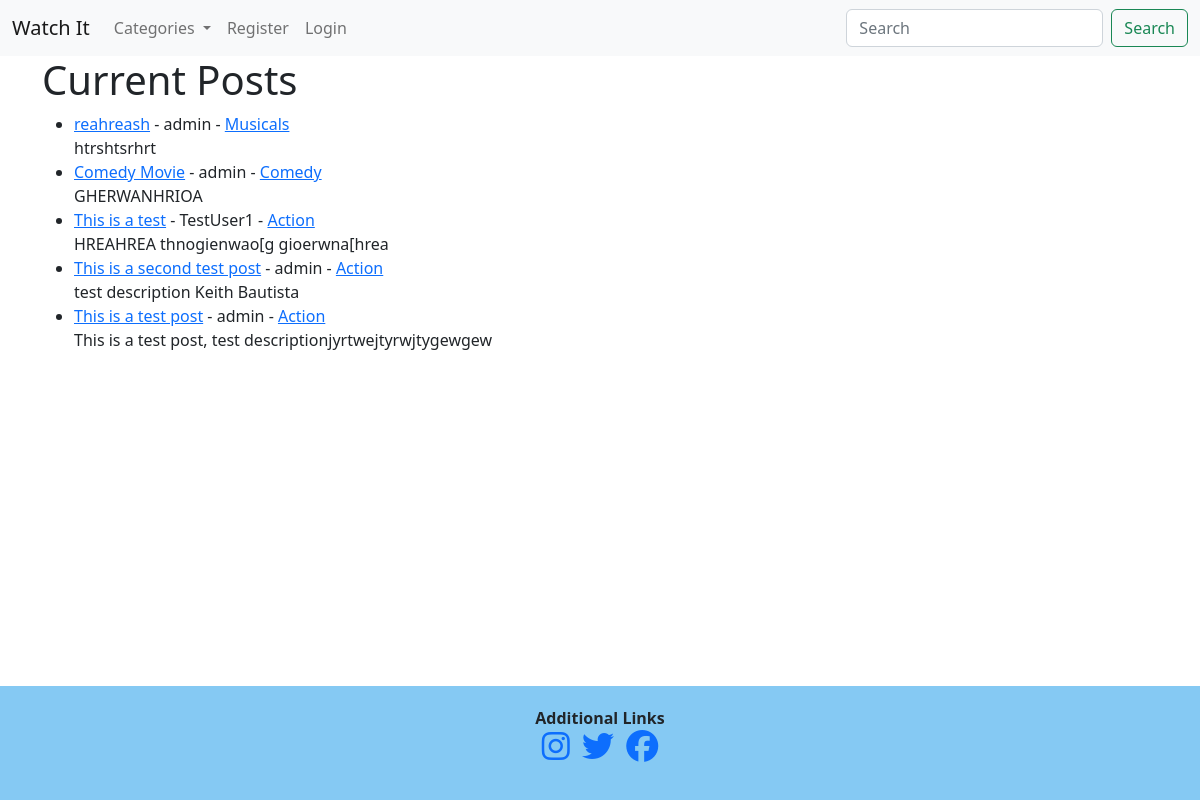
The app's page /, older data.
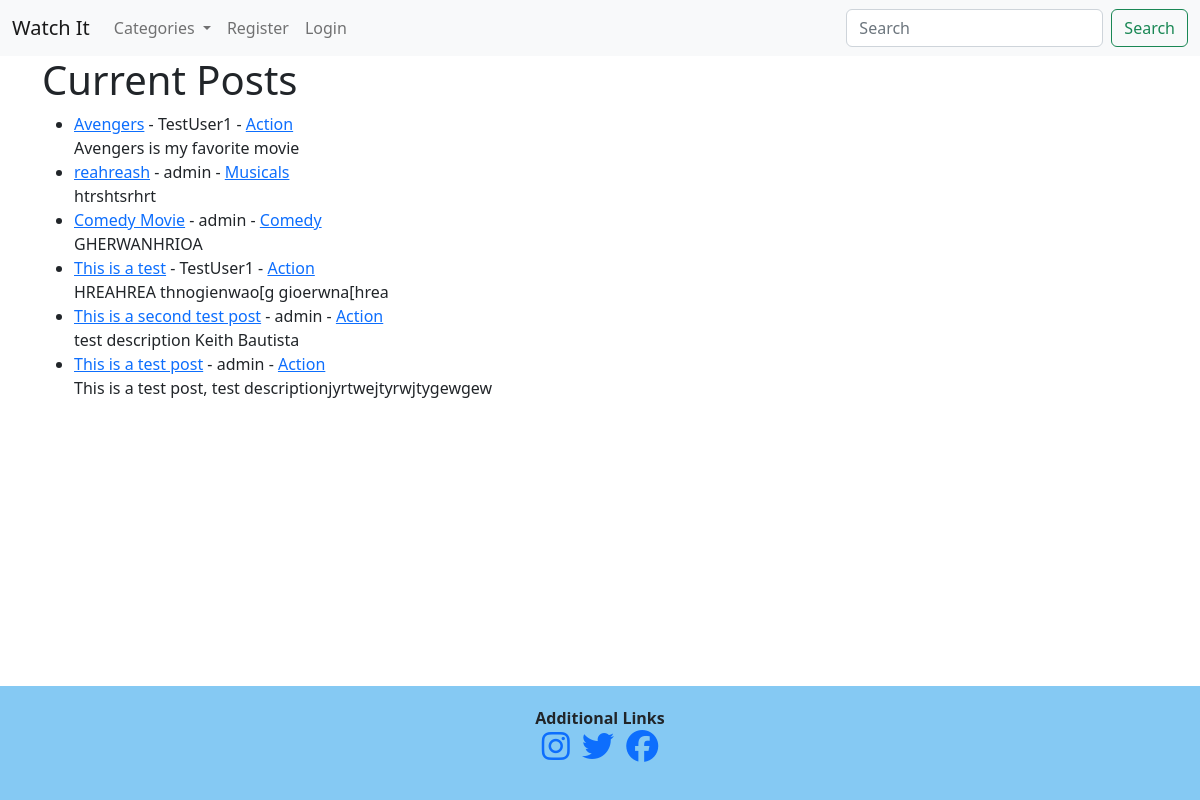
The same page, newer data.
### watchit/models.py (models this page shows, shortened)
class Post(models.Model):
    title = models.CharField(max_length=255)
    title_tag = models.CharField(max_length=255)
    author = models.ForeignKey(User, on_delete=models.CASCADE)
    """This will delete all of users' posts"""
    body = models.TextField()
    post_date = models.DateField(auto_now_add=True)
    category = models.CharField(max_length=255, default='Action')
    likes = models.ManyToManyField(User, related_name='blog_posts')

### watchit/views.py (the view)
# urls.py: path('', HomeView.as_view(), name="home"),
class HomeView(ListView):
    model = Post
    template_name = 'home.html'
    """This view will show all the posts since we passed in
    listview"""
    category = Category.objects.all()
    ordering = ['-id']
    def get_context_data(self, *args, **kwargs):
        category_menu = Category.objects.all()
        context = super(HomeView, self).get_context_data(*args, **kwargs)
        context["category_menu"] = category_menu
        return context

### watchit/models.py (called while the page is built)
    def __str__(self):
        return self.name

### watchit/templates/home.html
{% extends 'base.html' %}
{% block content %}
<h1>Current Posts</h1>
{% if user.is_authenticated %}
        <ul>
        {% for Post in object_list %}
            {% if user.id == Post.author.id %}
                <li><a href="{% url 'movie-detail' Post.pk %}">{{ Post.title }}</a> - {{ Post.author }} - <a href="{% url 'category' Post.category %}">{{ Post.category }}</a> - <a href="{% url 'edit-movie' Post.pk %}">Edit Movie</a> <br/>
                {{ Post.body|slice:":200" }}</li>
            {% else %}
                <li><a href="{% url 'movie-detail' Post.pk %}">{{ Post.title }}</a> - {{ Post.author }} - <a href="{% url 'category' Post.category %}">{{ Post.category }}</a><br/>
                {{ Post.body|slice:":200" }}</li>
            {% endif %}
        {% endfor %}
        </ul>
{% else %}
        <ul>
        {% for Post in object_list %}
            <li><a href="{% url 'movie-detail' Post.pk %}">{{ Post.title }}</a> - {{ Post.author }} - <a href="{% url 'category' Post.category %}">{{ Post.category }}</a><br/>
            {{ Post.body|slice:":200" }}</li>
        {% endfor %}
        </ul>
{% endif %}
</small> <br/>
 {% endblock %}

### watchit/templates/base.html (shortened to what this page needs)
{% load static %}
<!doctype html>
<html lang="en">
<head>
    <link href="https://cdn.jsdelivr.net/npm/bootstrap@5.2.2/dist/css/bootstrap.min.css" rel="stylesheet">
    <link rel="stylesheet" href="{% static 'style.css' %}">
    </head>
<body>
    <nav class="navbar navbar-expand-lg bg-light">
        <div class="container-fluid">
          <a class="navbar-brand" href="{% url 'home' %}">Watch It</a>
          <div class="collapse navbar-collapse" id="navbarSupportedContent">
            <ul class="navbar-nav me-auto mb-2 mb-lg-0">
              <li class="nav-item dropdown">
                <a class="nav-link dropdown-toggle" href="#" id="navbarDropdown" role="button" data-toggle="dropdown" aria-haspopup="true" aria-expanded="false">
                  Categories
                </a>
              </li>
              {% if user.is_authenticated %}
              <li class="nav-item">
                <a class="nav-link" href="{% url 'add-movie' %}">Add Movie</a>
              </li>
              <li class="nav-item">
                <a class="nav-link" href="{% url 'logout' %}">Logout</a>
              </li>
              {% else %}
              <li class="nav-item">
                <a class="nav-link" href="{% url 'registration' %}">Register</a>
              </li>
              <li class="nav-item">
                <a class="nav-link" href="{% url 'login' %}">Login</a>
              </li>
              {% endif %}
            </ul>
            <form class="d-flex" role="search">
              <input class="form-control me-2" type="search" placeholder="Search" aria-label="Search">
              <button class="btn btn-outline-success" type="submit">Search</button>
            </form>
          </div>
        </div>
      </nav>
    <div class="container">
    {% block content %}
    {% endblock %}
    </div>
    <section class="fixed-bottom" id="section-contact">
        <div class="container-fluid">
            <div class="justify-content-center">
                <div class="col-md-12 text-center">
                    <strong>Additional Links</strong>
                    <div class="col-md-12 d-flex justify-content-center">
                    <ul class="list-unstyled">
                        <li class="list-inline-item">
                          <a href="https://www.instagram.com/?hl=en" target="_blank"><i class="fab fa-instagram fa-2x"></i></a>
                      </li>
                      <li class="list-inline-item">
                          <a href="ttps://twitter.com/" target="_blank"><i class="fab fa-twitter fa-2x"></i></a>
                      </li>
                      <li class="list-inline-item">
                          <a href="https://www.facebook.com/" target="_blank"><i class="fab fa-facebook fa-2x"></i></a>
                      </li>
                      </ul>
                    </div>
                </div>
            </div>
        </div>
    </section>
</body>
</html>

### watchit/static/style.css (style rules this page uses)
#section-contact { background-color: rgba(52, 165, 235, .6)!important; padding: 20px; }

Row changes from the older to the newer data that the page shows:
added Post: title "Avengers", author "TestUser1", category "Action", body "Avengers is my favorite movie"
